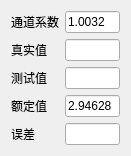
  <widget class="QWidget" name="layoutWidget">
   <property name="geometry">
    <rect>
     <x>10</x>
     <y>141</y>
     <width>131</width>
     <height>156</height>
    </rect>
   </property>
   <layout class="QFormLayout" name="formLayout_3">
    <item row="0" column="0">
     <widget class="QLabel" name="label_272">
      <property name="text">
       <string>通道系数</string>
      </property>
     </widget>
    </item>
    <item row="0" column="1">
     <widget class="QLineEdit" name="channel_index">
      <property name="text">
       <string>1.0032</string>
      </property>
     </widget>
    </item>
    <item row="1" column="0">
     <widget class="QLabel" name="label_273">
      <property name="text">
       <string>真实值</string>
      </property>
     </widget>
    </item>
    <item row="1" column="1">
     <widget class="QLineEdit" name="real_value"/>
    </item>
    <item row="2" column="0">
     <widget class="QLabel" name="label_275">
      <property name="text">
       <string>测试值</string>
      </property>
     </widget>
    </item>
    <item row="2" column="1">
     <widget class="QLineEdit" name="test_value">
      <property name="text">
       <string/>
      </property>
     </widget>
    </item>
    <item row="3" column="0">
     <widget class="QLabel" name="label_274">
      <property name="text">
       <string>额定值</string>
      </property>
     </widget>
    </item>
    <item row="3" column="1">
     <widget class="QLineEdit" name="rated_value">
      <property name="text">
       <string>2.94628</string>
      </property>
     </widget>
    </item>
    <item row="4" column="0">
     <widget class="QLabel" name="label_276">
      <property name="text">
       <string>误差</string>
      </property>
     </widget>
    </item>
    <item row="4" column="1">
     <widget class="QLineEdit" name="cal_error"/>
    </item>
   </layout>
  </widget>
